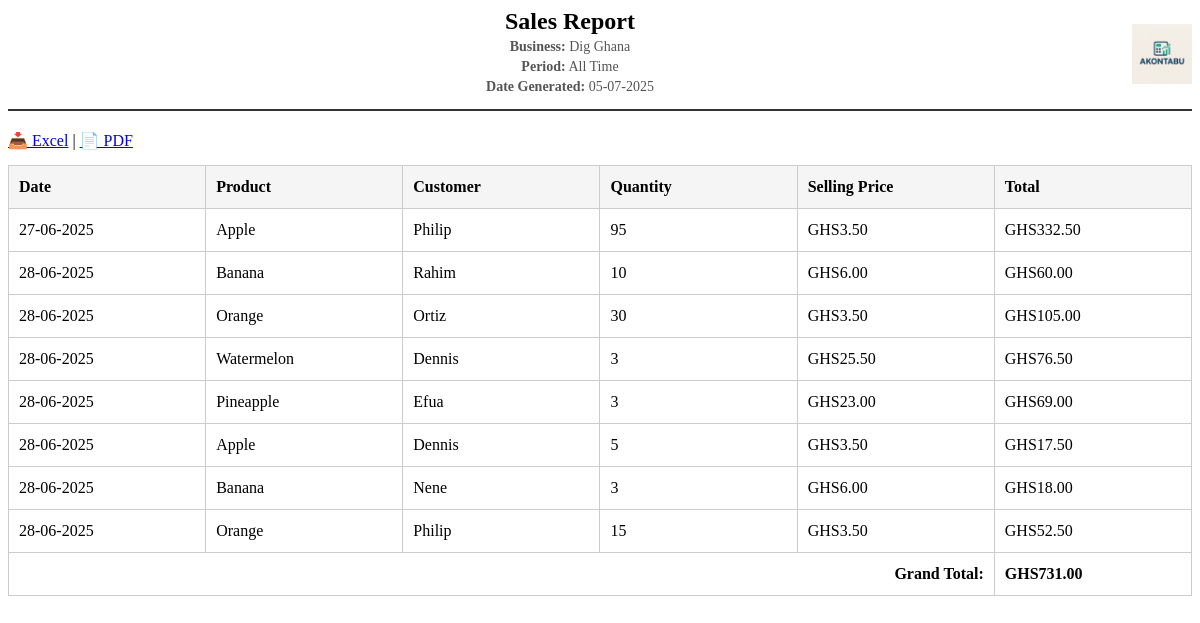
The page /reports/sales (signed in) on the database as committed earlier.
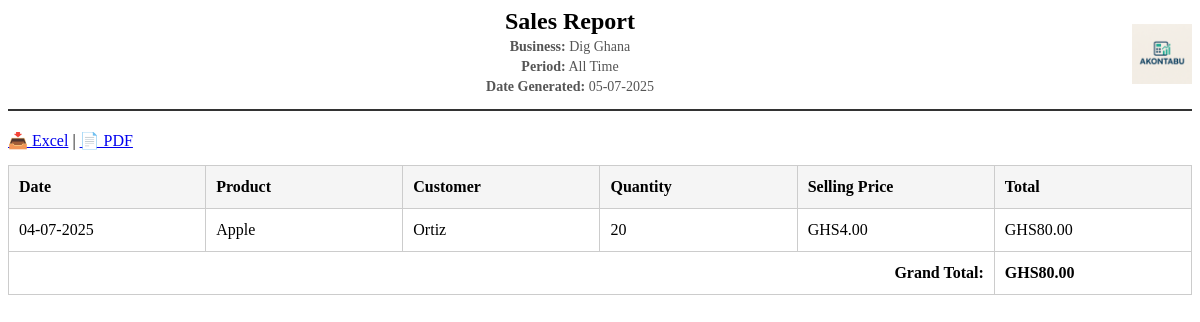
The same page on the database as committed later.
### models/user.py (models this page shows, shortened)
class User(UserMixin, db.Model):
    __tablename__ = 'users'
    id = db.Column(db.Integer, primary_key=True)
    business_name = db.Column(db.String(100))
    name = db.Column(db.String(100), nullable=False)
    email = db.Column(db.String(120), unique=True, nullable=False)
    password_hash = db.Column(db.String(200))
    created_at = db.Column(db.DateTime, default=datetime.utcnow)
    currency_code = db.Column(db.String(5), default='GHS')  # e.g., 'GHS', 'USD', etc.
    logo_path = db.Column(db.String(255))
    products = db.relationship('Product', backref='user', lazy=True, cascade='all, delete-orphan')
    sales = db.relationship('Sale', backref='user', lazy=True, cascade='all, delete-orphan')
    payments = db.relationship('Payment', backref='user', lazy=True, cascade='all, delete-orphan')

### models/sale.py (models this page shows, shortened)
class Sale(db.Model):
    __tablename__ = 'sales'
    id = db.Column(db.Integer, primary_key=True)
    quantity = db.Column(db.Integer, nullable=False)
    price = db.Column(db.Float, nullable=False)  # Selling price at time of sale
    profit = db.Column(db.Float)  # Calculated profit (price - cost_price) * quantity
    customer = db.Column(db.String(100))
    description = db.Column(db.String(200))
    date = db.Column(db.DateTime, default=datetime.utcnow)
    user_id = db.Column(db.Integer, db.ForeignKey('users.id'), nullable=False)
    product_id = db.Column(db.Integer, db.ForeignKey('products.id'), nullable=False)

### models/product.py (models this page shows, shortened)
class Product(db.Model):
    __tablename__ = 'products'
    id = db.Column(db.Integer, primary_key=True)
    name = db.Column(db.String(100), nullable=False, unique=True)
    quantity = db.Column(db.Integer, default=0)
    cost_price = db.Column(db.Float, nullable=False)
    selling_price = db.Column(db.Float, nullable=False)
    profit_margin = db.Column(db.Float)
    min_stock_level = db.Column(db.Integer, default=10)
    created_at = db.Column(db.DateTime, default=datetime.utcnow)
    updated_at = db.Column(db.DateTime, default=datetime.utcnow, onupdate=datetime.utcnow)
    price = db.Column(db.Float)
    user_id = db.Column(db.Integer, db.ForeignKey('users.id'), nullable=False)
    sales = db.relationship('Sale', backref='product', lazy=True, cascade='all, delete-orphan')
    payment_records = db.relationship('Payment', backref='product', lazy=True)  # renamed from 'payments'
    costs = db.relationship('ProductCost', backref='product', lazy=True)

### app.py (the view, shortened to what this page needs)
@app.route('/reports/sales')
@login_required
def sales_report():
    start = request.args.get('start')
    end = request.args.get('end')
    def date_filter(query, model):
        return query
    sales = date_filter(Sale.query.filter_by(user_id=current_user.id), Sale).order_by(Sale.date.asc()).all()
    sales_total = sum(s.quantity * s.price for s in sales)
    return render_template(
        'reports/partials/sales.html',
        report_title="Sales Report",
        sales=sales,
        sales_total=sales_total,
        start=start,
        end=end,
        now=datetime.now()
    )

### app.py (called while the page is built)
@app.template_filter('currency')
def format_currency_filter(value, currency=None):
    if not value:
        return ''
    if not currency:
        currency = getattr(current_user, 'currency_code', 'GHS')  # ✅ Correct field
    try:
        return format_currency(value, currency, locale='en')
    except:
        return f"{currency} {value:,.2f}"

@app.before_request
def load_user():
    if 'user_id' in session:
        g.user = db.session.get(User, session['user_id'])

@login_manager.user_loader
def load_user(user_id):
    return User.query.get(int(user_id))  # assuming you're using SQLAlchemy and User has an id

@app.context_processor
def inject_user():
    return dict(current_user=current_user)

### templates/reports/partials/sales.html (shortened to what this page needs)
<div class="report-header">
    <div class="report-info">
        <h2>{{ report_title or "Sales Report" }}</h2>
        <p><strong>Business:</strong> {{ current_user.business_name or "AKONTABU" }}</p>
        {% if start and end %}
        <p><strong>Period:</strong> {{ start }} to {{ end }}</p>
        {% else %}
        <p><strong>Period:</strong> All Time</p>
        {% endif %}
        <p><strong>Date Generated:</strong> {{ now.strftime('%d-%m-%Y') }}</p>
    </div>
    {% if current_user.logo_path %}
    <img src="{{ url_for('static', filename=current_user.logo_path) }}" class="logo">
    {% endif %}
</div>
<div class="export-buttons">
  <a id="excel-btn" href="/export/sales/excel">📥 Excel</a> |
  <a id="pdf-btn" href="/export/sales/pdf">📄 PDF</a>
</div>
<table>
  <thead>
    <tr>
      <th>Date</th>
      <th>Product</th>
      <th>Customer</th>
      <th>Quantity</th>
      <th>Selling Price</th>
      <th>Total</th>
    </tr>
  </thead>
  <tbody>
    {% for s in sales %}
    <tr>
      <td>{{ s.date.strftime('%d-%m-%Y') }}</td>
      <td>{{ s.product.name }}</td>
      <td>{{ s.customer or "—" }}</td>
      <td>{{ s.quantity }}</td>
      <td>{{ s.price | currency }}</td>
      <td>{{ (s.quantity * s.price) | currency }}</td>
    </tr>
    {% endfor %}
  </tbody>
  <tfoot>
    <tr>
      <th colspan="5" style="text-align: right;">Grand Total:</th>
      <th>{{ sales_total | currency }}</th>
    </tr>
  </tfoot>
</table>

### templates/reports/partials/sales.html (style rules this page uses)
table { width: 100%; border-collapse: collapse; margin-top: 15px; table-layout: fixed; }
th, td { border: 1px solid #ccc; padding: 12px 10px; text-align: left; word-wrap: break-word; }
thead { background-color: #f5f5f5; font-weight: bold; }
.report-header { border-bottom: 2px solid #333; padding-bottom: 10px; margin-bottom: 20px; display: flex; align-items: center; justify-content: space-between; text-align: center; }
.report-info { flex-grow: 1; text-align: center; }
.report-info h2 { margin: 0; font-size: 24px; font-weight: 600; text-align: center; }
.report-info p { margin: 4px 0; font-size: 14px; color: #555; text-align: center; }
.logo { max-height: 60px; max-width: 100px; object-fit: contain; }

Rows that differ between the two databases and show on the page:
removed Sale: date "28-06-2025", product.name "Banana", customer "Rahim", quantity "10", price "GHS6.00", (s.quantity*s.price)|currency "GHS60.00"
removed Sale: date "28-06-2025", product.name "Orange", customer "Ortiz", quantity "30", price "GHS3.50", (s.quantity*s.price)|currency "GHS105.00"
removed Sale: date "28-06-2025", product.name "Watermelon", customer "Dennis", quantity "3", price "GHS25.50", (s.quantity*s.price)|currency "GHS76.50"
removed Sale: date "28-06-2025", product.name "Pineapple", customer "Efua", quantity "3", price "GHS23.00", (s.quantity*s.price)|currency "GHS69.00"
removed Sale: date "28-06-2025", product.name "Apple", customer "Dennis", quantity "5", price "GHS3.50", (s.quantity*s.price)|currency "GHS17.50"
removed Sale: date "28-06-2025", product.name "Banana", customer "Nene", quantity "3", price "GHS6.00", (s.quantity*s.price)|currency "GHS18.00"
removed Sale: date "28-06-2025", product.name "Orange", customer "Philip", quantity "15", price "GHS3.50", (s.quantity*s.price)|currency "GHS52.50"
changed User "Dig Ghana": currency_code "GHS731.00" → "GHS80.00"
changed Sale "Apple": date "27-06-2025" → "04-07-2025"; customer "Philip" → "Ortiz"; quantity "95" → "20"; price "GHS3.50" → "GHS4.00"; (s.quantity*s.price)|currency "GHS332.50" → "GHS80.00"
